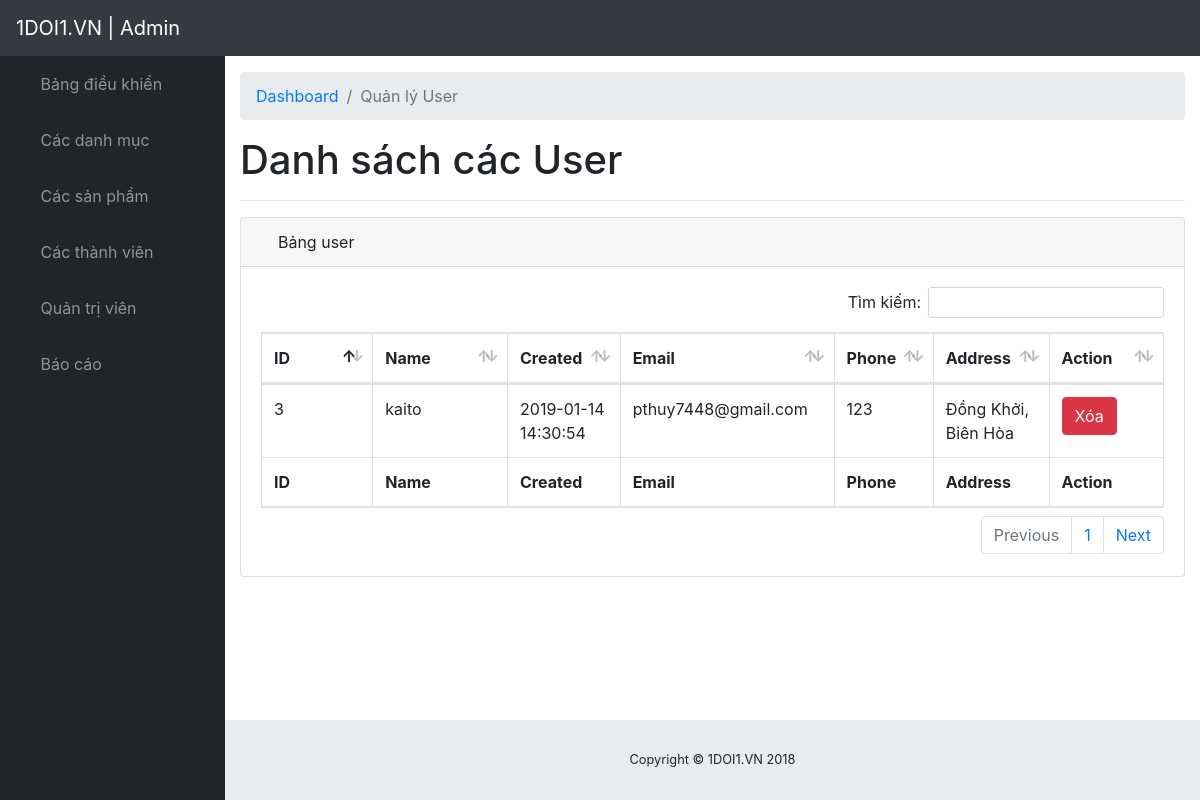
The app's page /traodoi.vn/admin/modules/user/index.php (signed in) with its own data.
### tables this page shows
CREATE TABLE IF NOT EXISTS `user` (
  `id` int(11) NOT NULL AUTO_INCREMENT,
  `name` varchar(50) DEFAULT NULL,
  `email` varchar(50) DEFAULT NULL,
  `phone` char(20) DEFAULT NULL,
  `address` varchar(250) DEFAULT NULL,
  `password` varchar(50) DEFAULT NULL,
  `province` varchar(50) DEFAULT NULL,
  `status` tinyint(4) DEFAULT '1',
  `rating` float DEFAULT NULL,
  `created_at` timestamp NULL DEFAULT CURRENT_TIMESTAMP,
  `updated_at` timestamp NULL DEFAULT CURRENT_TIMESTAMP ON UPDATE CURRENT_TIMESTAMP,
  PRIMARY KEY (`id`)
);

### traodoi.vn/libraries/database.php (called while the page is built, shortened)
<?php
    class Database
    {
        public $link;
        public function __construct()
        {
            $this->link = mysqli_connect("localhost","root","","traodoivn") or die ();
            mysqli_set_charset($this->link,"utf8");
        }
        public function countTable($table)
        {
            $sql = "SELECT id FROM  {$table}";
            $result = mysqli_query($this->link, $sql) or die("Lỗi Truy Vấn countTable----" .mysqli_error($this->link));
            $num = mysqli_num_rows($result);
            return $num;
        }
         public  function fetchJone($table,$sql ,$page = 0,$row ,$pagi = false )
        {
            $data = [];
            if ($pagi == true )
            {
                $total = $this->countTable($table);
                $sotrang = ceil($total / $row);
                $start = ($page - 1 ) * $row ;
                $sql .= " LIMIT $start,$row";
                $data = [ "page" => $sotrang];
                $result = mysqli_query($this->link,$sql) or die("Lỗi truy vấn fetchJone ---- " .mysqli_error($this->link));
            }
            else
            {
                $result = mysqli_query($this->link,$sql) or die("Lỗi truy vấn fetchJone ---- " .mysqli_error($this->link));
            }
            if( $result)
            {
                while ($num = mysqli_fetch_assoc($result))
                {
                    $data[] = $num;
                }
            }
            return $data;
        }
    }
?>

### traodoi.vn/admin/autoload/autoload.php (called while the page is built, shortened)
<?php
	require_once __DIR__. "/../../libraries/database.php";
    $db = new database;
 ?>

### traodoi.vn/admin/modules/user/index.php (the view, shortened to what this page needs)
<?php
    require_once __DIR__. "/../../autoload/autoload.php";
    if (isset($_GET['page']))
    {
        $p = $_GET['page'];
    }
    else
    {
        $p = 1;
    }
    $sql = "SELECT user.* from user ORDER BY id DESC";
    $user = $db->fetchJone("user",$sql,$p,10,true);
    if(isset($user['page']))
    {
        $sotrang = $user['page'];
        unset($user['page']);
    }
 ?>
<?php require_once __DIR__. "/../../layouts/header.php"; ?>
                     <div id="content-wrapper">
                        <div class="container-fluid">
                            <ol class="breadcrumb">
                                <li class="breadcrumb-item">
                                    <a href="/traodoivn/admin/">Dashboard</a>
                                </li>
                                <li class="breadcrumb-item active">Quản lý User</li>
                            </ol>
                            <h1>Danh sách các User</h1>
                            <hr>
                                <div class="card mb-3">
    <div class="card-header">
        <i class="fas fa-table"></i>
        Bảng user
    </div>
    <div class="card-body">
        <div class="table-responsive">
            <div id="dataTable_wrapper" class="dataTables_wrapper dt-bootstrap4">
                <div class="row">
                    <div class="col-sm-12 col-md-6">
                    </div>
                    <div class="col-sm-12 col-md-6">
                        <div id="dataTable_filter" class="dataTables_filter"><label>Tìm kiếm:<input type="search" class="form-control form-control-sm" placeholder="" aria-controls="dataTable"></label></div>
                    </div>
                </div>
                <div class="row">
                    <div class="col-sm-12">
                        <table class="table table-bordered dataTable" id="dataTable" width="100%" cellspacing="0" role="grid" aria-describedby="dataTable_info" style="width: 100%;">
                            <thead>
                                <tr role="row">
                                    <th class="sorting_asc" tabindex="0" aria-controls="dataTable" rowspan="1" colspan="1" aria-sort="ascending" aria-label="Name: activate to sort column descending" style="width: 61px;">ID</th>
                                    <th class="sorting" tabindex="0" aria-controls="dataTable" rowspan="1" colspan="1" aria-label="Position: activate to sort column ascending" style="width: 83px;">Name</th>
                                    <th class="sorting" tabindex="0" aria-controls="dataTable" rowspan="1" colspan="1" aria-label="Office: activate to sort column ascending" style="width: 49px;">Created</th>
                                    <th class="sorting" tabindex="0" aria-controls="dataTable" rowspan="1" colspan="1" aria-label="Age: activate to sort column ascending" style="width: 30px;">Email</th>
                                    <th class="sorting" tabindex="0" aria-controls="dataTable" rowspan="1" colspan="1" aria-label="Age: activate to sort column ascending" style="width: 30px;">Phone</th>
                                    <th class="sorting" tabindex="0" aria-controls="dataTable" rowspan="1" colspan="1" aria-label="Age: activate to sort column ascending" style="width: 30px;">Address</th>
                                    <th class="sorting" tabindex="0" aria-controls="dataTable" rowspan="1" colspan="1" aria-label="Start date: activate to sort column ascending" style="width: 64px;">Action</th>
                                </tr>
                            </thead>
                            <tfoot>
                                <tr>
                                    <th rowspan="1" colspan="1">ID</th>
                                    <th rowspan="1" colspan="1">Name</th>
                                    <th rowspan="1" colspan="1">Created</th>
                                    <th rowspan="1" colspan="1">Email</th>
                                    <th rowspan="1" colspan="1">Phone</th>
                                    <th rowspan="1" colspan="1">Address</th>
                                    <th rowspan="1" colspan="1">Action</th>
                                </tr>
                            </tfoot>
                            <tbody>
                                <?php foreach ($user as $item): ?>
                                <tr role="row" class="odd">
                                    <td class="sorting_1"><?php echo $item['id']  ?></td>
                                    <td><?php echo $item['name']  ?></td>
                                    <td><?php echo $item['created_at']  ?></td>
                                    <td><?php echo $item['email']  ?></td>
                                    <td><?php echo $item['phone']  ?></td>
                                    <td><?php echo $item['address']  ?></td>
                                    <td>
                                        <a class="btn btn-xs btn-danger" href="delete.php?id=<?php echo $item['id'] ?>">Xóa</a>
                                    </td>
                                </tr>
                                <?php endforeach ?>
                            </tbody>
                        </table>
                    </div>
                </div>
                <div class="row">
                    <div class="col-sm-12 col-md-5">
                    </div>
                    <div class="col-sm-12 col-md-7">
                        <div class="dataTables_paginate paging_simple_numbers" id="dataTable_paginate">
                            <ul class="pagination">
                                <li class="paginate_button page-item previous disabled" id="dataTable_previous"><a href="#" aria-controls="dataTable" data-dt-idx="0" tabindex="0" class="page-link">Previous</a></li>
                                <?php for($i = 1; $i <= $sotrang; $i++): ?>
                                    <?php
                                        if(isset($_GET['page']))
                                        {
                                            $p = $_GET['page'];
                                        }
                                        else
                                        {
                                            $p = 1;
                                        }
                                     ?>
                                     <li class="<?php echo ($i == $p) ? 'active':'' ?>">
                                        <a href="?page=<?php echo $i; ?>" aria-controls="dataTable" data-dt-idx="<?php echo $i; ?>" tabindex="0" class="page-link"><?php echo $i; ?>
                                        </a>
                                    </li>
                                <?php endfor ?>
                                <li class="paginate_button page-item next" id="dataTable_next"><a href="#" aria-controls="dataTable" data-dt-idx="7" tabindex="0" class="page-link">Next</a></li>
                            </ul>
                        </div>
                    </div>
                </div>
            </div>
        </div>
    </div>
                                </div>
                        </div>
<?php require_once __DIR__. "/../../layouts/footer.php"; ?>

### traodoi.vn/public/admin/css/sb-admin.css (style rules this page uses)
html { position: relative; min-height: 100%; }
body { height: 100%; }
#wrapper #content-wrapper { overflow-x: hidden; width: 100%; padding-top: 1rem; padding-bottom: 80px; }
:root { --input-padding-x: 0.75rem; --input-padding-y: 0.75rem; }

### records on screen
user: id "3", name "kaito", created_at "2019-01-14 14:30:54", email "pthuy7448@gmail.com", phone "123", address "Đồng Khởi, Biên Hòa"
